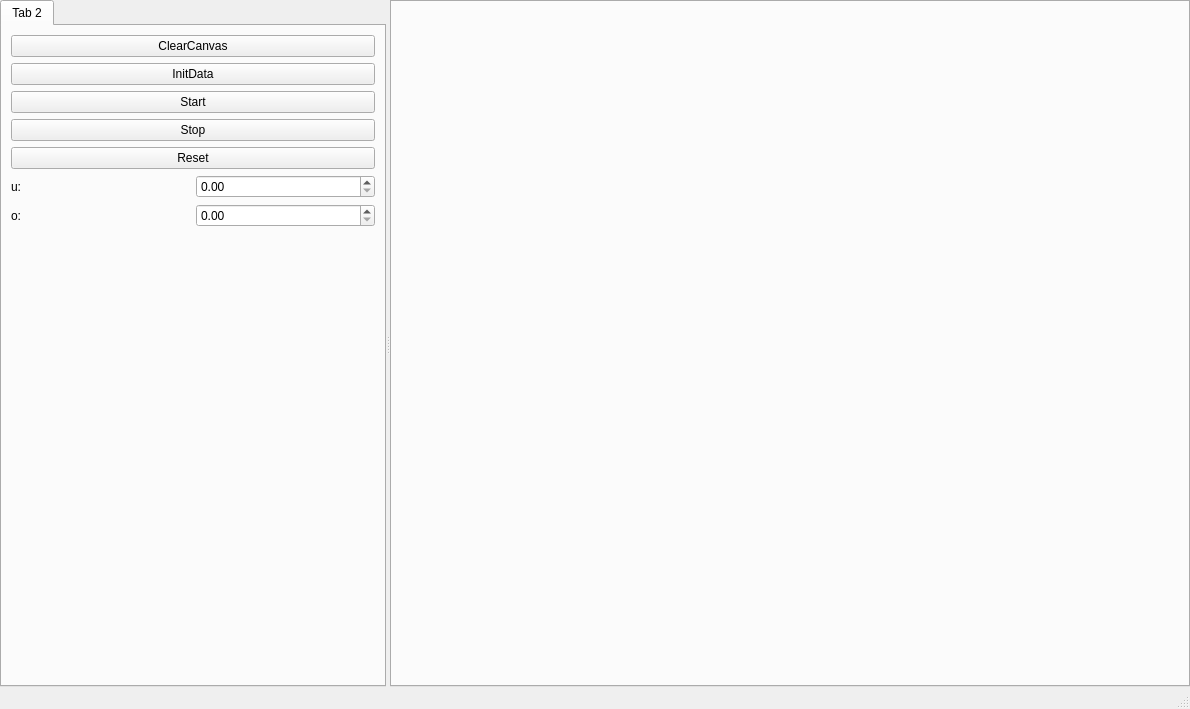
<?xml version="1.0" encoding="UTF-8"?>
<ui version="4.0">
 <class>MainWindow</class>
 <widget class="QMainWindow" name="MainWindow">
  <property name="geometry">
   <rect>
    <x>0</x>
    <y>0</y>
    <width>1190</width>
    <height>709</height>
   </rect>
  </property>
  <property name="font">
   <font>
    <bold>false</bold>
   </font>
  </property>
  <property name="windowTitle">
   <string>MainWindow</string>
  </property>
  <property name="styleSheet">
   <string notr="true"/>
  </property>
  <widget class="QWidget" name="centralwidget">
   <layout class="QGridLayout" name="gridLayout">
    <property name="leftMargin">
     <number>0</number>
    </property>
    <property name="topMargin">
     <number>0</number>
    </property>
    <property name="rightMargin">
     <number>0</number>
    </property>
    <property name="bottomMargin">
     <number>0</number>
    </property>
    <property name="spacing">
     <number>0</number>
    </property>
    <item row="0" column="0">
     <widget class="QSplitter" name="splitter">
      <property name="orientation">
       <enum>Qt::Horizontal</enum>
      </property>
      <widget class="QTabWidget" name="W_Control">
       <widget class="QWidget" name="tab_3">
        <attribute name="title">
         <string>Tab 2</string>
        </attribute>
        <layout class="QGridLayout" name="gridLayout_2">
         <item row="0" column="0">
          <layout class="QVBoxLayout" name="verticalLayout_2">
           <item>
            <widget class="QPushButton" name="W_ClearCanvas">
             <property name="text">
              <string>ClearCanvas</string>
             </property>
            </widget>
           </item>
           <item>
            <widget class="QPushButton" name="W_InitData">
             <property name="text">
              <string>InitData</string>
             </property>
            </widget>
           </item>
           <item>
            <widget class="QPushButton" name="W_Start">
             <property name="font">
              <font>
               <bold>false</bold>
              </font>
             </property>
             <property name="text">
              <string>Start</string>
             </property>
            </widget>
           </item>
           <item>
            <widget class="QPushButton" name="W_Stop">
             <property name="font">
              <font>
               <bold>false</bold>
              </font>
             </property>
             <property name="text">
              <string>Stop</string>
             </property>
            </widget>
           </item>
           <item>
            <widget class="QPushButton" name="W_Reset">
             <property name="font">
              <font>
               <bold>false</bold>
              </font>
             </property>
             <property name="text">
              <string>Reset</string>
             </property>
            </widget>
           </item>
           <item>
            <layout class="QVBoxLayout" name="verticalLayout">
             <item>
              <layout class="QHBoxLayout" name="horizontalLayout">
               <item>
                <widget class="QLabel" name="label">
                 <property name="text">
                  <string>u:</string>
                 </property>
                </widget>
               </item>
               <item>
                <widget class="QDoubleSpinBox" name="W_u"/>
               </item>
              </layout>
             </item>
             <item>
              <layout class="QHBoxLayout" name="horizontalLayout_2">
               <item>
                <widget class="QLabel" name="label_2">
                 <property name="text">
                  <string>o:</string>
                 </property>
                </widget>
               </item>
               <item>
                <widget class="QDoubleSpinBox" name="W_o"/>
               </item>
              </layout>
             </item>
            </layout>
           </item>
           <item>
            <spacer name="verticalSpacer">
             <property name="orientation">
              <enum>Qt::Vertical</enum>
             </property>
             <property name="sizeHint" stdset="0">
              <size>
               <width>20</width>
               <height>40</height>
              </size>
             </property>
            </spacer>
           </item>
          </layout>
         </item>
        </layout>
       </widget>
      </widget>
      <widget class="QTabWidget" name="W_Show">
       <property name="minimumSize">
        <size>
         <width>800</width>
         <height>0</height>
        </size>
       </property>
       <property name="currentIndex">
        <number>-1</number>
       </property>
      </widget>
     </widget>
    </item>
   </layout>
  </widget>
  <widget class="QMenuBar" name="menubar">
   <property name="geometry">
    <rect>
     <x>0</x>
     <y>0</y>
     <width>1190</width>
     <height>22</height>
    </rect>
   </property>
  </widget>
  <widget class="QStatusBar" name="statusbar"/>
 </widget>
 <resources/>
 <connections/>
</ui>
